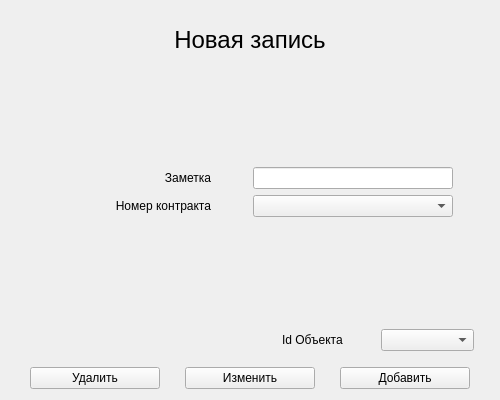
<?xml version="1.0" encoding="UTF-8"?>
<ui version="4.0">
 <class>NewNote</class>
 <widget class="QWidget" name="NewNote">
  <property name="geometry">
   <rect>
    <x>0</x>
    <y>0</y>
    <width>500</width>
    <height>400</height>
   </rect>
  </property>
  <property name="windowTitle">
   <string>Form</string>
  </property>
  <layout class="QGridLayout" name="gridLayout">
   <item row="7" column="0">
    <layout class="QHBoxLayout" name="horizontalLayout_4">
     <item>
      <widget class="QPushButton" name="pushButton">
       <property name="minimumSize">
        <size>
         <width>130</width>
         <height>0</height>
        </size>
       </property>
       <property name="maximumSize">
        <size>
         <width>130</width>
         <height>16777215</height>
        </size>
       </property>
       <property name="text">
        <string>Удалить</string>
       </property>
      </widget>
     </item>
     <item>
      <widget class="QPushButton" name="pushButtonChange">
       <property name="minimumSize">
        <size>
         <width>130</width>
         <height>0</height>
        </size>
       </property>
       <property name="maximumSize">
        <size>
         <width>130</width>
         <height>16777215</height>
        </size>
       </property>
       <property name="text">
        <string>Изменить</string>
       </property>
      </widget>
     </item>
     <item>
      <widget class="QPushButton" name="pushButtonAdd">
       <property name="minimumSize">
        <size>
         <width>130</width>
         <height>0</height>
        </size>
       </property>
       <property name="maximumSize">
        <size>
         <width>130</width>
         <height>16777215</height>
        </size>
       </property>
       <property name="text">
        <string>Добавить</string>
       </property>
      </widget>
     </item>
    </layout>
   </item>
   <item row="4" column="0">
    <spacer name="verticalSpacer_2">
     <property name="orientation">
      <enum>Qt::Vertical</enum>
     </property>
     <property name="sizeHint" stdset="0">
      <size>
       <width>20</width>
       <height>40</height>
      </size>
     </property>
    </spacer>
   </item>
   <item row="2" column="0">
    <spacer name="verticalSpacer_3">
     <property name="orientation">
      <enum>Qt::Vertical</enum>
     </property>
     <property name="sizeHint" stdset="0">
      <size>
       <width>20</width>
       <height>40</height>
      </size>
     </property>
    </spacer>
   </item>
   <item row="5" column="0">
    <layout class="QHBoxLayout" name="horizontalLayout_2">
     <item>
      <spacer name="horizontalSpacer">
       <property name="orientation">
        <enum>Qt::Horizontal</enum>
       </property>
       <property name="sizeHint" stdset="0">
        <size>
         <width>40</width>
         <height>20</height>
        </size>
       </property>
      </spacer>
     </item>
     <item>
      <widget class="QLabel" name="label_8">
       <property name="minimumSize">
        <size>
         <width>93</width>
         <height>0</height>
        </size>
       </property>
       <property name="maximumSize">
        <size>
         <width>93</width>
         <height>16777215</height>
        </size>
       </property>
       <property name="text">
        <string>Id Объекта</string>
       </property>
      </widget>
     </item>
     <item>
      <widget class="QComboBox" name="comboBoxId">
       <property name="minimumSize">
        <size>
         <width>93</width>
         <height>0</height>
        </size>
       </property>
       <property name="maximumSize">
        <size>
         <width>93</width>
         <height>16777215</height>
        </size>
       </property>
      </widget>
     </item>
     <item>
      <spacer name="horizontalSpacer_6">
       <property name="orientation">
        <enum>Qt::Horizontal</enum>
       </property>
       <property name="sizeType">
        <enum>QSizePolicy::Minimum</enum>
       </property>
       <property name="sizeHint" stdset="0">
        <size>
         <width>15</width>
         <height>20</height>
        </size>
       </property>
      </spacer>
     </item>
    </layout>
   </item>
   <item row="3" column="0">
    <layout class="QVBoxLayout" name="verticalLayout">
     <item>
      <layout class="QHBoxLayout" name="horizontalLayout">
       <item>
        <widget class="QLabel" name="label_2">
         <property name="minimumSize">
          <size>
           <width>200</width>
           <height>0</height>
          </size>
         </property>
         <property name="maximumSize">
          <size>
           <width>200</width>
           <height>16777215</height>
          </size>
         </property>
         <property name="text">
          <string>Заметка</string>
         </property>
         <property name="alignment">
          <set>Qt::AlignRight|Qt::AlignTrailing|Qt::AlignVCenter</set>
         </property>
        </widget>
       </item>
       <item>
        <spacer name="horizontalSpacer_2">
         <property name="orientation">
          <enum>Qt::Horizontal</enum>
         </property>
         <property name="sizeHint" stdset="0">
          <size>
           <width>40</width>
           <height>20</height>
          </size>
         </property>
        </spacer>
       </item>
       <item>
        <widget class="QLineEdit" name="lineEditNote">
         <property name="minimumSize">
          <size>
           <width>200</width>
           <height>0</height>
          </size>
         </property>
         <property name="maximumSize">
          <size>
           <width>200</width>
           <height>16777215</height>
          </size>
         </property>
        </widget>
       </item>
       <item>
        <spacer name="horizontalSpacer_4">
         <property name="orientation">
          <enum>Qt::Horizontal</enum>
         </property>
         <property name="sizeHint" stdset="0">
          <size>
           <width>40</width>
           <height>20</height>
          </size>
         </property>
        </spacer>
       </item>
      </layout>
     </item>
     <item>
      <layout class="QHBoxLayout" name="horizontalLayout_3">
       <item>
        <widget class="QLabel" name="label_3">
         <property name="minimumSize">
          <size>
           <width>200</width>
           <height>0</height>
          </size>
         </property>
         <property name="maximumSize">
          <size>
           <width>200</width>
           <height>16777215</height>
          </size>
         </property>
         <property name="text">
          <string>Номер контракта</string>
         </property>
         <property name="alignment">
          <set>Qt::AlignRight|Qt::AlignTrailing|Qt::AlignVCenter</set>
         </property>
        </widget>
       </item>
       <item>
        <spacer name="horizontalSpacer_3">
         <property name="orientation">
          <enum>Qt::Horizontal</enum>
         </property>
         <property name="sizeHint" stdset="0">
          <size>
           <width>40</width>
           <height>20</height>
          </size>
         </property>
        </spacer>
       </item>
       <item>
        <widget class="QComboBox" name="comboBoxIdContract">
         <property name="minimumSize">
          <size>
           <width>200</width>
           <height>0</height>
          </size>
         </property>
         <property name="maximumSize">
          <size>
           <width>200</width>
           <height>16777215</height>
          </size>
         </property>
        </widget>
       </item>
       <item>
        <spacer name="horizontalSpacer_5">
         <property name="orientation">
          <enum>Qt::Horizontal</enum>
         </property>
         <property name="sizeHint" stdset="0">
          <size>
           <width>40</width>
           <height>20</height>
          </size>
         </property>
        </spacer>
       </item>
      </layout>
     </item>
    </layout>
   </item>
   <item row="1" column="0">
    <widget class="QLabel" name="label">
     <property name="font">
      <font>
       <pointsize>18</pointsize>
      </font>
     </property>
     <property name="text">
      <string>Новая запись</string>
     </property>
     <property name="alignment">
      <set>Qt::AlignCenter</set>
     </property>
    </widget>
   </item>
   <item row="6" column="0">
    <spacer name="verticalSpacer">
     <property name="orientation">
      <enum>Qt::Vertical</enum>
     </property>
     <property name="sizeType">
      <enum>QSizePolicy::Minimum</enum>
     </property>
     <property name="sizeHint" stdset="0">
      <size>
       <width>20</width>
       <height>10</height>
      </size>
     </property>
    </spacer>
   </item>
   <item row="0" column="0">
    <spacer name="verticalSpacer_4">
     <property name="orientation">
      <enum>Qt::Vertical</enum>
     </property>
     <property name="sizeType">
      <enum>QSizePolicy::Minimum</enum>
     </property>
     <property name="sizeHint" stdset="0">
      <size>
       <width>20</width>
       <height>15</height>
      </size>
     </property>
    </spacer>
   </item>
  </layout>
 </widget>
 <resources/>
 <connections/>
</ui>
